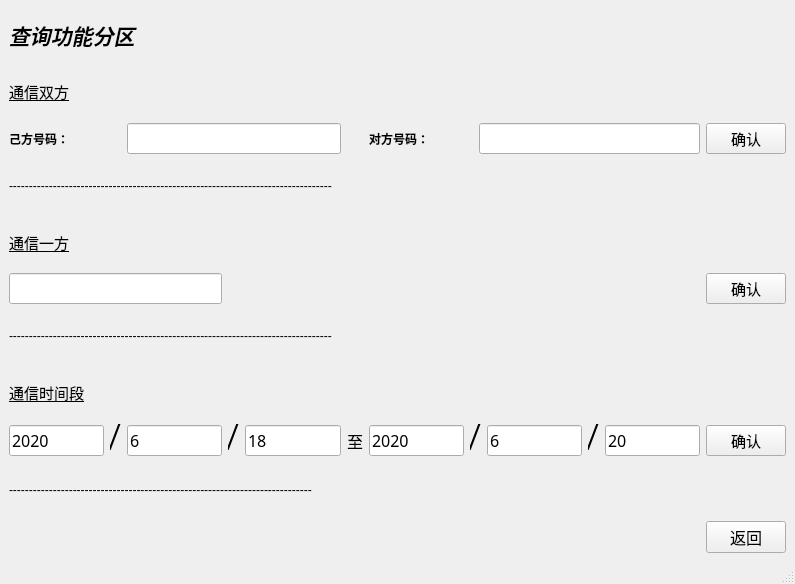
<?xml version="1.0" encoding="UTF-8"?>
<ui version="4.0">
 <class>Query</class>
 <widget class="QMainWindow" name="Query">
  <property name="geometry">
   <rect>
    <x>0</x>
    <y>0</y>
    <width>795</width>
    <height>584</height>
   </rect>
  </property>
  <property name="windowTitle">
   <string>MainWindow</string>
  </property>
  <widget class="QWidget" name="centralwidget">
   <layout class="QGridLayout" name="gridLayout">
    <item row="0" column="0" colspan="4">
     <widget class="QLabel" name="label">
      <property name="font">
       <font>
        <family>Century Gothic</family>
        <pointsize>16</pointsize>
        <weight>75</weight>
        <italic>true</italic>
        <bold>true</bold>
       </font>
      </property>
      <property name="text">
       <string>查询功能分区</string>
      </property>
     </widget>
    </item>
    <item row="1" column="0" colspan="3">
     <widget class="QLabel" name="label_2">
      <property name="font">
       <font>
        <family>Arial Rounded MT Bold</family>
        <pointsize>11</pointsize>
        <underline>true</underline>
       </font>
      </property>
      <property name="cursor">
       <cursorShape>CrossCursor</cursorShape>
      </property>
      <property name="text">
       <string>通信双方</string>
      </property>
     </widget>
    </item>
    <item row="2" column="0" colspan="2">
     <widget class="QLabel" name="label_13">
      <property name="font">
       <font>
        <family>Bahnschrift SemiBold</family>
        <weight>75</weight>
        <bold>true</bold>
       </font>
      </property>
      <property name="text">
       <string>己方号码：</string>
      </property>
     </widget>
    </item>
    <item row="2" column="2" colspan="3">
     <widget class="QLineEdit" name="lineEdit1">
      <property name="font">
       <font>
        <family>Arial Rounded MT Bold</family>
        <pointsize>12</pointsize>
       </font>
      </property>
      <property name="text">
       <string/>
      </property>
     </widget>
    </item>
    <item row="2" column="6" colspan="2">
     <widget class="QLabel" name="label_15">
      <property name="font">
       <font>
        <family>Bahnschrift SemiBold</family>
        <weight>75</weight>
        <bold>true</bold>
       </font>
      </property>
      <property name="text">
       <string>对方号码：</string>
      </property>
     </widget>
    </item>
    <item row="2" column="8" colspan="4">
     <widget class="QLineEdit" name="lineEdit2">
      <property name="font">
       <font>
        <family>Arial Rounded MT Bold</family>
        <pointsize>12</pointsize>
       </font>
      </property>
      <property name="text">
       <string/>
      </property>
     </widget>
    </item>
    <item row="2" column="12">
     <widget class="QPushButton" name="pbt1">
      <property name="font">
       <font>
        <family>Algerian</family>
        <pointsize>11</pointsize>
       </font>
      </property>
      <property name="text">
       <string>确认</string>
      </property>
     </widget>
    </item>
    <item row="3" column="0" colspan="13">
     <widget class="QLabel" name="label_3">
      <property name="text">
       <string>---------------------------------------------------------------------------------</string>
      </property>
     </widget>
    </item>
    <item row="4" column="0" colspan="2">
     <widget class="QLabel" name="label_4">
      <property name="font">
       <font>
        <family>Arial Rounded MT Bold</family>
        <pointsize>11</pointsize>
        <underline>true</underline>
       </font>
      </property>
      <property name="cursor">
       <cursorShape>CrossCursor</cursorShape>
      </property>
      <property name="text">
       <string>通信一方</string>
      </property>
     </widget>
    </item>
    <item row="5" column="0" colspan="3">
     <widget class="QLineEdit" name="lineEdit3">
      <property name="font">
       <font>
        <family>Arial Rounded MT Bold</family>
        <pointsize>12</pointsize>
       </font>
      </property>
      <property name="text">
       <string/>
      </property>
     </widget>
    </item>
    <item row="5" column="12">
     <widget class="QPushButton" name="pbt2">
      <property name="font">
       <font>
        <family>Algerian</family>
        <pointsize>11</pointsize>
       </font>
      </property>
      <property name="text">
       <string>确认</string>
      </property>
     </widget>
    </item>
    <item row="6" column="0" colspan="13">
     <widget class="QLabel" name="label_5">
      <property name="text">
       <string>---------------------------------------------------------------------------------</string>
      </property>
     </widget>
    </item>
    <item row="7" column="0" colspan="4">
     <widget class="QLabel" name="label_6">
      <property name="font">
       <font>
        <family>Arial Rounded MT Bold</family>
        <pointsize>11</pointsize>
        <underline>true</underline>
       </font>
      </property>
      <property name="cursor">
       <cursorShape>CrossCursor</cursorShape>
      </property>
      <property name="text">
       <string>通信时间段</string>
      </property>
     </widget>
    </item>
    <item row="8" column="0">
     <widget class="QLineEdit" name="lineEdit4">
      <property name="font">
       <font>
        <family>Arial Rounded MT Bold</family>
        <pointsize>12</pointsize>
       </font>
      </property>
      <property name="text">
       <string>2020</string>
      </property>
     </widget>
    </item>
    <item row="8" column="1">
     <widget class="QLabel" name="label_8">
      <property name="font">
       <font>
        <family>Arial Narrow</family>
        <pointsize>26</pointsize>
        <italic>true</italic>
       </font>
      </property>
      <property name="text">
       <string>/</string>
      </property>
     </widget>
    </item>
    <item row="8" column="2">
     <widget class="QLineEdit" name="lineEdit5">
      <property name="font">
       <font>
        <family>Arial Rounded MT Bold</family>
        <pointsize>12</pointsize>
       </font>
      </property>
      <property name="text">
       <string>6</string>
      </property>
     </widget>
    </item>
    <item row="8" column="3">
     <widget class="QLabel" name="label_9">
      <property name="font">
       <font>
        <family>Arial Narrow</family>
        <pointsize>26</pointsize>
        <italic>true</italic>
       </font>
      </property>
      <property name="text">
       <string>/</string>
      </property>
     </widget>
    </item>
    <item row="8" column="4">
     <widget class="QLineEdit" name="lineEdit6">
      <property name="font">
       <font>
        <family>Arial Rounded MT Bold</family>
        <pointsize>12</pointsize>
       </font>
      </property>
      <property name="text">
       <string>18</string>
      </property>
     </widget>
    </item>
    <item row="8" column="5">
     <widget class="QLabel" name="label_12">
      <property name="font">
       <font>
        <family>Agency FB</family>
        <pointsize>12</pointsize>
       </font>
      </property>
      <property name="text">
       <string>至</string>
      </property>
     </widget>
    </item>
    <item row="8" column="6">
     <widget class="QLineEdit" name="lineEdit7">
      <property name="font">
       <font>
        <family>Arial Rounded MT Bold</family>
        <pointsize>12</pointsize>
       </font>
      </property>
      <property name="text">
       <string>2020</string>
      </property>
     </widget>
    </item>
    <item row="8" column="7" colspan="2">
     <widget class="QLabel" name="label_11">
      <property name="font">
       <font>
        <family>Arial Narrow</family>
        <pointsize>26</pointsize>
        <italic>true</italic>
       </font>
      </property>
      <property name="text">
       <string>/</string>
      </property>
     </widget>
    </item>
    <item row="8" column="9">
     <widget class="QLineEdit" name="lineEdit8">
      <property name="font">
       <font>
        <family>Arial Rounded MT Bold</family>
        <pointsize>12</pointsize>
       </font>
      </property>
      <property name="text">
       <string>6</string>
      </property>
     </widget>
    </item>
    <item row="8" column="10">
     <widget class="QLabel" name="label_10">
      <property name="font">
       <font>
        <family>Arial Narrow</family>
        <pointsize>26</pointsize>
        <italic>true</italic>
       </font>
      </property>
      <property name="text">
       <string>/</string>
      </property>
     </widget>
    </item>
    <item row="8" column="11">
     <widget class="QLineEdit" name="lineEdit9">
      <property name="font">
       <font>
        <family>Arial Rounded MT Bold</family>
        <pointsize>12</pointsize>
       </font>
      </property>
      <property name="text">
       <string>20</string>
      </property>
     </widget>
    </item>
    <item row="8" column="12">
     <widget class="QPushButton" name="pbt3">
      <property name="font">
       <font>
        <family>Algerian</family>
        <pointsize>11</pointsize>
       </font>
      </property>
      <property name="text">
       <string>确认</string>
      </property>
     </widget>
    </item>
    <item row="9" column="0" colspan="13">
     <widget class="QLabel" name="label_7">
      <property name="text">
       <string>----------------------------------------------------------------------------</string>
      </property>
     </widget>
    </item>
    <item row="10" column="12">
     <widget class="QPushButton" name="pbt4">
      <property name="font">
       <font>
        <family>Arial Rounded MT Bold</family>
        <pointsize>12</pointsize>
       </font>
      </property>
      <property name="text">
       <string>返回</string>
      </property>
     </widget>
    </item>
   </layout>
  </widget>
  <widget class="QMenuBar" name="menubar">
   <property name="geometry">
    <rect>
     <x>0</x>
     <y>0</y>
     <width>795</width>
     <height>26</height>
    </rect>
   </property>
  </widget>
  <widget class="QStatusBar" name="statusbar"/>
 </widget>
 <resources/>
 <connections/>
</ui>
